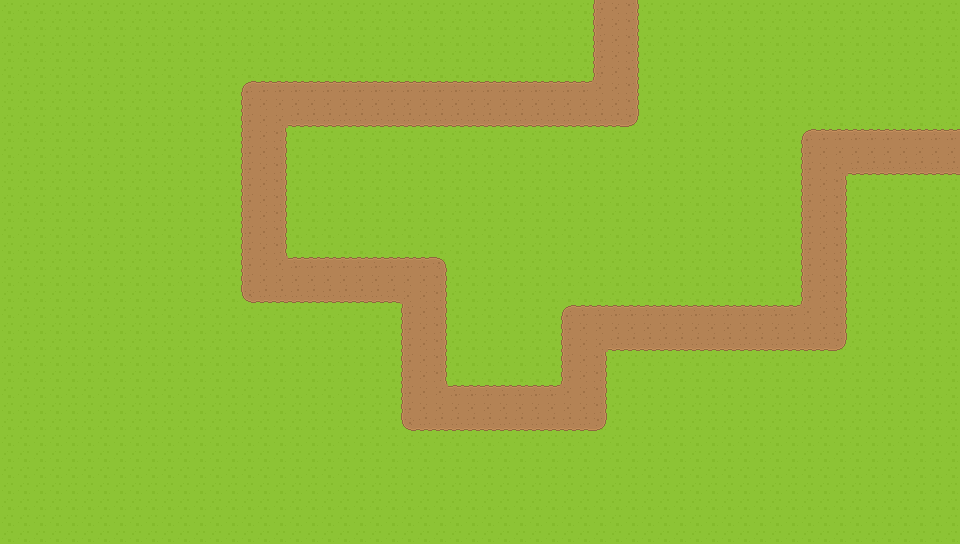

Tiled map render using the project's own tile images. Description and the map definition, with tile-layer contents summarised, below:
An orthogonal 60x34 tile map with 16x16 px tiles, 2 tile layers (Слой тайлов 1, Слой тайлов 2) and 16 objects (4x right, 4x tower, 3x down, 2x up, start, ...).

<map version="1.4" tiledversion="1.4.3" orientation="orthogonal" renderorder="right-down" width="60" height="34" tilewidth="16" tileheight="16" infinite="0" nextlayerid="4" nextobjectid="36">
 <tileset firstgid="1" name="roguelikeSheet_transparent" tilewidth="16" tileheight="16" spacing="1" tilecount="1767" columns="57">
  <image source="../tilesets/Roguelike pack/Spritesheet/roguelikeSheet_transparent.png" width="968" height="526" />
 </tileset>
 <layer id="1" name="Слой тайлов 1" width="60" height="34">
  <data>[2040 cells, 2040 non-empty, 1 distinct tile ids]</data>
 </layer>
 <layer id="3" name="Слой тайлов 2" width="60" height="34">
  <data>[2040 cells, 2040 non-empty, 10 distinct tile ids]</data>
 </layer>
 <objectgroup id="2" name="Слой объектов 1">
  <object id="20" name="down" type="start" x="592" y="0" width="48" height="1" visible="0" />
  <object id="21" name="1" type="down" x="608" y="0" width="16" height="16" visible="0" />
  <object id="22" name="2" type="left" x="608" y="96" width="16" height="16" visible="0" />
  <object id="23" name="3" type="down" x="256" y="96" width="16" height="16" visible="0" />
  <object id="24" name="4" type="right" x="256" y="272" width="16" height="16" visible="0" />
  <object id="25" name="5" type="down" x="416" y="272" width="16" height="16" visible="0" />
  <object id="26" name="6" type="right" x="416" y="400" width="16" height="16" visible="0" />
  <object id="27" name="7" type="up" x="576" y="400" width="16" height="16" visible="0" />
  <object id="28" name="8" type="right" x="576" y="320" width="16" height="16" visible="0" />
  <object id="29" name="9" type="up" x="816" y="320" width="16" height="16" visible="0" />
  <object id="30" name="10" type="right" x="816" y="144" width="16" height="16" visible="0" />
  <object id="31" name="1" type="tower" x="688" y="32" width="64" height="64" visible="0" />
  <object id="32" name="2" type="tower" x="752" y="432" width="64" height="64" visible="0" />
  <object id="33" name="3" type="tower" x="64" y="64" width="64" height="64" visible="0" />
  <object id="34" name="4" type="tower" x="160" y="384" width="64" height="64" visible="0" />
  <object id="35" name="Finish" type="finish" x="958" y="127.455" width="1" height="48" visible="0" />
 </objectgroup>
</map>
